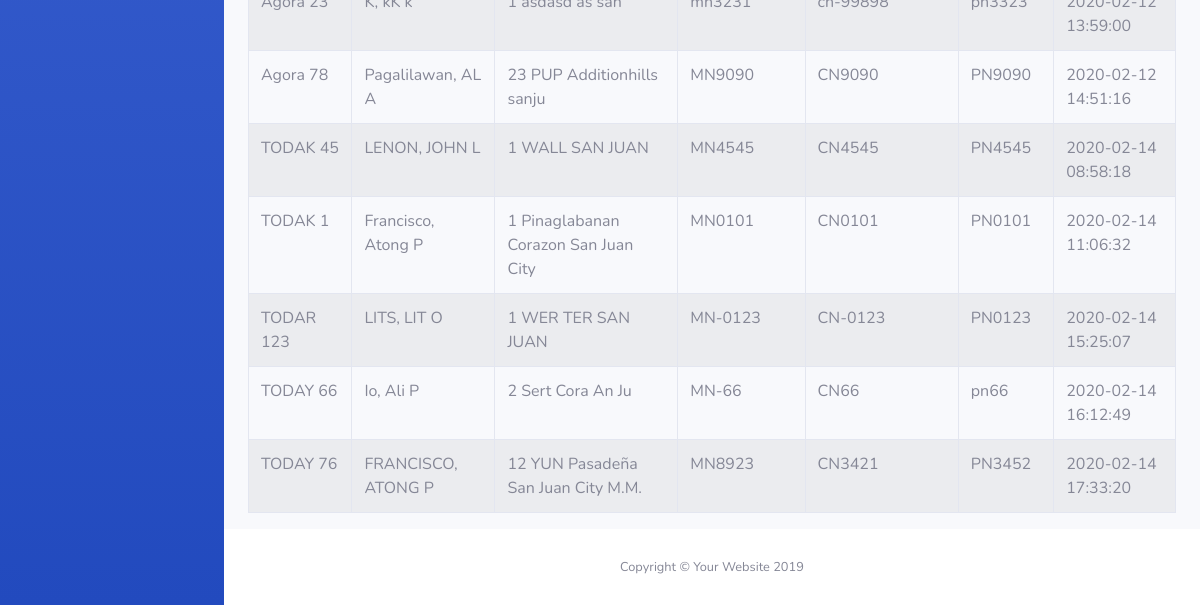
Before: /personnel/tricycle_operator.php (lower part) with the older database file.
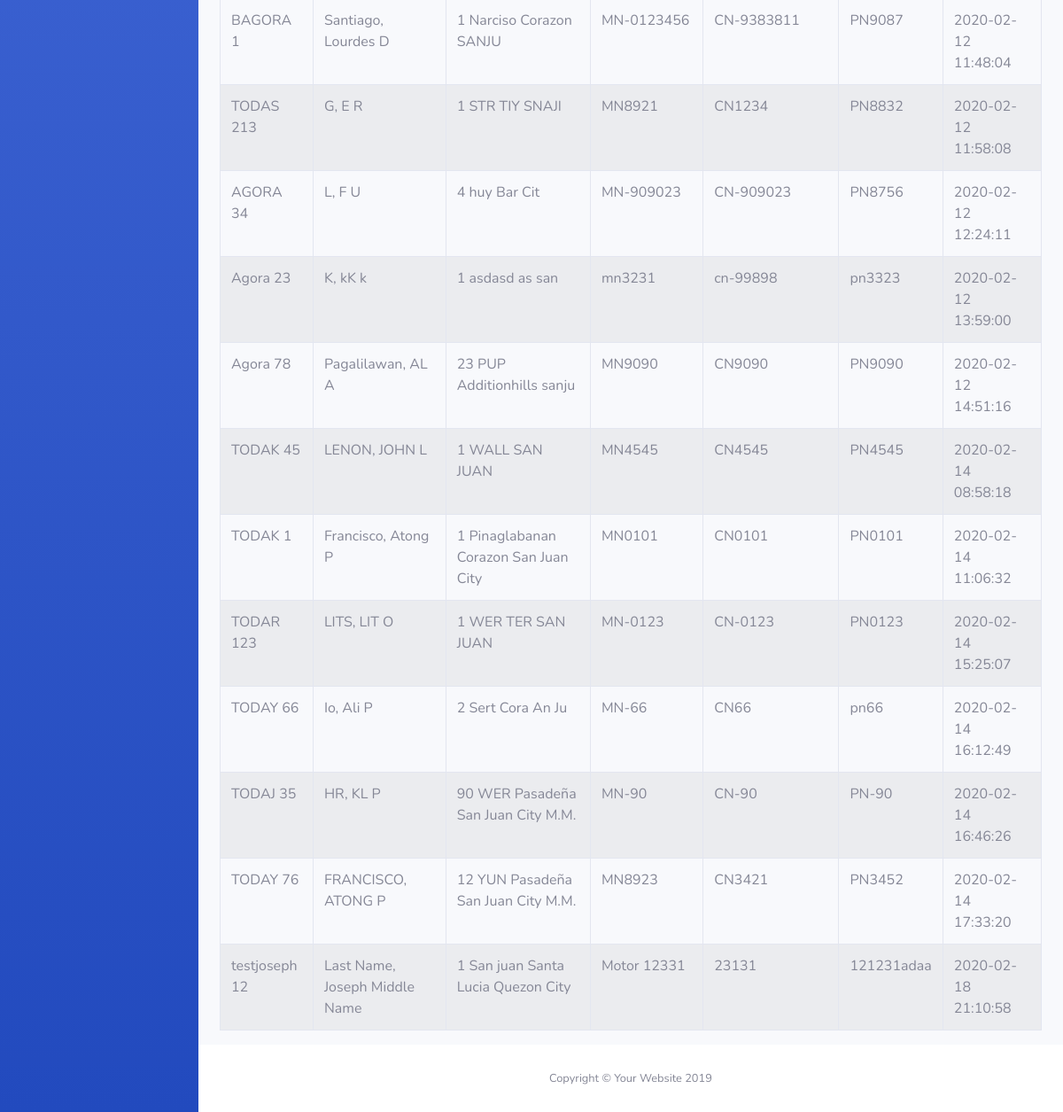
After: the same page with the newer database file.
### tables this page shows
CREATE TABLE `tricycle_operator` (
  `id_no` int(11) NOT NULL,
  `first_name` varchar(25) NOT NULL,
  `middle_name` varchar(25) NOT NULL,
  `last_name` varchar(25) NOT NULL,
  `house_no` varchar(25) NOT NULL,
  `street` varchar(25) NOT NULL,
  `barangay` varchar(25) NOT NULL,
  `city` varchar(25) NOT NULL,
  `case_no` varchar(25) NOT NULL,
  `toda` varchar(25) NOT NULL,
  `toda_no` smallint(6) NOT NULL,
  `make` varchar(25) NOT NULL,
  `motor_no` varchar(25) NOT NULL,
  `chasis_no` varchar(25) NOT NULL,
  `plate_no` varchar(25) NOT NULL,
  `date` varchar(25) NOT NULL,
  `unit` smallint(6) NOT NULL,
  `status` int(6) NOT NULL,
  `seen_status` int(11) NOT NULL
);

### personnel/tricycle_operator.php (the view, shortened to what this page needs)
<!DOCTYPE html>
<html lang="en">
<head>
  <link href="../vendor/fontawesome-free/css/all.min.css" rel="stylesheet" type="text/css">
  <link href="../css/sb-admin-2.min.css" rel="stylesheet">
</head>
<body id="page-top">
  <?php require('navigation.php');  ?>
        <div class="container-fluid">
       <?php
require ("../database.php");
$result = ' SELECT *
            FROM tricycle_operator
            WHERE status = 5;';
  $statement = $connection->prepare($result);
      $statement->execute();
      $payments = $statement->fetchAll(PDO::FETCH_OBJ);
echo "<table border='1'  class='table table-striped table-bordered table-hover' id='dataTables-example' >
<tr>
<th><b>Toda No.</b></td></th>
<th><b>Name</b></td></th>
<th><b>Address</b></td></th>
<th><b>Motor No.</b></td></th>
<th><b>Chasis No.</b></td></th>
<th><b>Plate No.</b></td></th>
<th><b>Date</b></td></th>
<tbody id='myTable'>";
   foreach($payments as $package):
      $fname= $package->first_name;
      $lname= $package->last_name;
      $mname= $package->middle_name;
      $toda = $package->toda;
      $toda_no = $package->toda_no;
      $fullname= $lname .', '. $fname .' '.$mname;
      $tric_no= $toda .' '.$toda_no;
      $house_no = $package->house_no;
      $street = $package->street;
      $barangay = $package->barangay;
      $city= $package->city;
      $full_add =  $house_no .' '. $street .' '.$barangay.' '.$city;
    echo "<tr id=".$package->id_no.">";
    echo "<td >".$tric_no."</td>";
    echo "<td >".$fullname."</td>";
    echo "<td >".$full_add."</td>";
    echo "<td >".$package->motor_no."</td>";
    echo "<td >".$package->chasis_no."</td>";
    echo "<td >".$package->plate_no."</td>";
    echo "<td >".$package->date."</td>";
 endforeach;
 echo "
 </tbody>
 </table>";
?>
        </div>
      </div>
      <footer class="sticky-footer bg-white">
        <div class="container my-auto">
          <div class="copyright text-center my-auto">
            <span>Copyright &copy; Your Website 2019</span>
          </div>
        </div>
      </footer>
    </div>
  </div>
</body>
</html>

Changed rows visible on the page:
now on this page (row edited): tricycle_operator: tric_no "BAGORA 1", fullname "Santiago, Lourdes D", full_add "1 Narciso Corazon SANJU", motor_no "MN-0123456", chasis_no "CN-9383811", plate_no "PN9087", date "2020-02-12 11:48:04"
now on this page (row edited): tricycle_operator: tric_no "TODAS 213", fullname "G, E R", full_add "1 STR TIY SNAJI", motor_no "MN8921", chasis_no "CN1234", plate_no "PN8832", date "2020-02-12 11:58:08"
now on this page (row edited): tricycle_operator: tric_no "AGORA 34", fullname "L, F U", full_add "4 huy Bar Cit", motor_no "MN-909023", chasis_no "CN-909023", plate_no "PN8756", date "2020-02-12 12:24:11"
now on this page (row edited): tricycle_operator: tric_no "Agora 23", fullname "K, kK k", full_add "1 asdasd as san", motor_no "mn3231", chasis_no "cn-99898", plate_no "pn3323", date "2020-02-12 13:59:00"
now on this page (row edited): tricycle_operator: tric_no "TODAJ 35", fullname "HR, KL P", full_add "90 WER Pasadeña San Juan City M.M.", motor_no "MN-90", chasis_no "CN-90", plate_no "PN-90", date "2020-02-14 16:46:26"
added tricycle_operator: tric_no "testjoseph 12", fullname "Last Name, Joseph Middle Name", full_add "1 San juan Santa Lucia Quezon City", motor_no "Motor 12331", chasis_no "23131", plate_no "121231adaa", date "2020-02-18 21:10:58"
